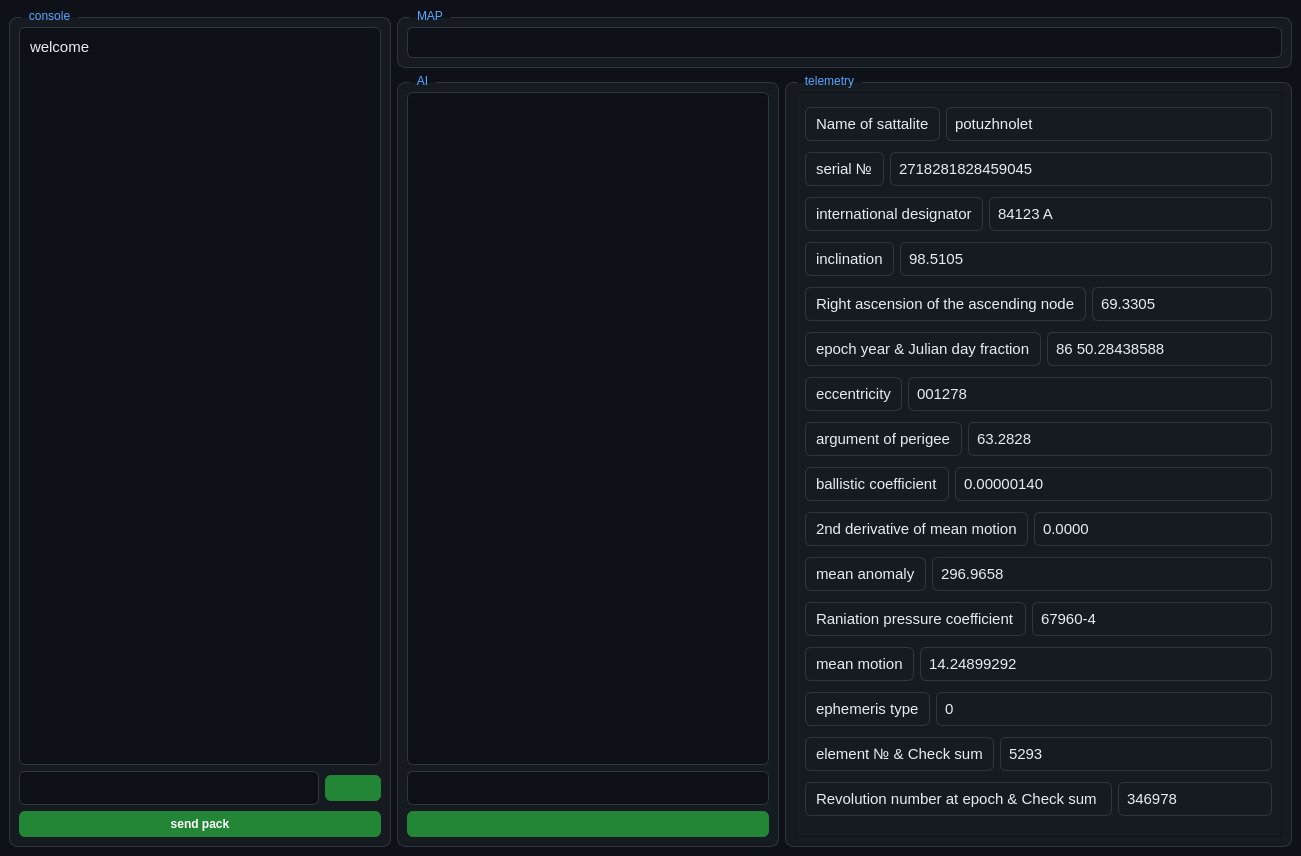
<?xml version="1.0" encoding="UTF-8"?>
<ui version="4.0">
 <class>MainWindow</class>
 <widget class="QMainWindow" name="MainWindow">
  <property name="geometry">
   <rect>
    <x>0</x>
    <y>0</y>
    <width>1301</width>
    <height>856</height>
   </rect>
  </property>
  <property name="windowTitle">
   <string>MainWindow</string>
  </property>
  <property name="styleSheet">
   <string notr="true">/* === ОБЩЕЕ === */
QMainWindow {
    background-color: #0e1117;
    color: #e6edf3;
    font-family: Segoe UI, Inter, Arial;
    font-size: 12px;
}

/* === ГРУППЫ (блоки) === */
QGroupBox {
    background-color: #161b22;
    border: 1px solid #30363d;
    border-radius: 8px;
    margin-top: 8px;
}

QGroupBox::title {
    subcontrol-origin: margin;
    left: 12px;
    padding: 0 6px;
    color: #58a6ff;
    font-weight: bold;
}

/* === ТЕКСТОВЫЕ ПОЛЯ === */
QTextEdit,
QPlainTextEdit,
QLineEdit,
QLabel {
    background-color: #0d1117;
    border: 1px solid #30363d;
    border-radius: 6px;
    padding: 6px;
    color: #e6edf3;
    selection-background-color: #238636;
	font-size: 11pt;
}

/* === КНОПКИ === */
QPushButton {
    background-color: #238636;
    border: none;
    border-radius: 6px;
    padding: 6px 12px;
    color: white;
    font-weight: bold;
}

QPushButton:hover {
    background-color: #2ea043;
	font-size: 11pt;
}

QPushButton:pressed {
    background-color: #196c2e;
}

/* === ЛЕЙБЛЫ === */
QLabel {
    color: #e6edf3;
}

/* === SCROLLBAR (чтобы не резало глаза) === */
QScrollBar:vertical {
    background: #0d1117;
    width: 10px;
}

QScrollBar::handle:vertical {
    background: #30363d;
    border-radius: 5px;
}
</string>
  </property>
  <widget class="QWidget" name="centralwidget">
   <property name="maximumSize">
    <size>
     <width>16777215</width>
     <height>16777215</height>
    </size>
   </property>
   <property name="styleSheet">
    <string notr="true">QWidget#centralwidget {
    background-color: #0e1117;
}
</string>
   </property>
   <layout class="QGridLayout" name="gridLayout">
    <item row="1" column="1" colspan="2">
     <widget class="QGroupBox" name="map">
      <property name="title">
       <string>MAP</string>
      </property>
      <layout class="QGridLayout" name="gridLayout_4">
       <item row="0" column="0">
        <widget class="QLabel" name="map_pic">
         <property name="text">
          <string/>
         </property>
         <property name="pixmap">
          <pixmap>map.jpg</pixmap>
         </property>
         <property name="scaledContents">
          <bool>true</bool>
         </property>
        </widget>
       </item>
      </layout>
      <widget class="QPushButton" name="HELP">
       <property name="geometry">
        <rect>
         <x>20</x>
         <y>470</y>
         <width>71</width>
         <height>41</height>
        </rect>
       </property>
       <property name="text">
        <string>HELP</string>
       </property>
      </widget>
     </widget>
    </item>
    <item row="2" column="1">
     <widget class="QGroupBox" name="AI_helper">
      <property name="title">
       <string>AI</string>
      </property>
      <layout class="QGridLayout" name="gridLayout_2">
       <item row="0" column="0">
        <layout class="QVBoxLayout" name="AI_Layout">
         <item>
          <widget class="QTextEdit" name="Answ">
           <property name="readOnly">
            <bool>true</bool>
           </property>
           <property name="html">
            <string>&lt;!DOCTYPE HTML PUBLIC &quot;-//W3C//DTD HTML 4.0//EN&quot; &quot;http://www.w3.org/TR/REC-html40/strict.dtd&quot;&gt;
&lt;html&gt;&lt;head&gt;&lt;meta name=&quot;qrichtext&quot; content=&quot;1&quot; /&gt;&lt;style type=&quot;text/css&quot;&gt;
p, li { white-space: pre-wrap; }
&lt;/style&gt;&lt;/head&gt;&lt;body style=&quot; font-family:'MS Shell Dlg 2'; font-size:11pt; font-weight:400; font-style:normal;&quot;&gt;
&lt;p style=&quot;-qt-paragraph-type:empty; margin-top:0px; margin-bottom:0px; margin-left:0px; margin-right:0px; -qt-block-indent:0; text-indent:0px;&quot;&gt;&lt;br /&gt;&lt;/p&gt;&lt;/body&gt;&lt;/html&gt;</string>
           </property>
          </widget>
         </item>
         <item>
          <widget class="QLineEdit" name="quest">
           <property name="text">
            <string/>
           </property>
          </widget>
         </item>
         <item>
          <widget class="QPushButton" name="sendAI">
           <property name="text">
            <string/>
           </property>
           <property name="icon">
            <iconset>
             <normaloff>ico_send.png</normaloff>ico_send.png</iconset>
           </property>
          </widget>
         </item>
        </layout>
       </item>
      </layout>
     </widget>
    </item>
    <item row="2" column="2">
     <widget class="QGroupBox" name="Telemetry">
      <property name="title">
       <string>telemetry</string>
      </property>
      <layout class="QGridLayout" name="gridLayout_3">
       <item row="0" column="0">
        <widget class="QScrollArea" name="scrollArea">
         <property name="styleSheet">
          <string notr="true">background-color: #161b22;</string>
         </property>
         <property name="widgetResizable">
          <bool>true</bool>
         </property>
         <widget class="QWidget" name="Telematry_Content">
          <property name="geometry">
           <rect>
            <x>0</x>
            <y>0</y>
            <width>459</width>
            <height>767</height>
           </rect>
          </property>
          <property name="styleSheet">
           <string notr="true">QWidget#centralwidget {
    background-color: #0e1117;
}
</string>
          </property>
          <layout class="QVBoxLayout" name="verticalLayout">
           <item>
            <layout class="QHBoxLayout" name="Name">
             <item>
              <widget class="QLabel" name="name_param">
               <property name="text">
                <string>Name of sattalite</string>
               </property>
              </widget>
             </item>
             <item>
              <widget class="QLineEdit" name="name_value">
               <property name="text">
                <string>potuzhnolet</string>
               </property>
              </widget>
             </item>
            </layout>
           </item>
           <item>
            <layout class="QHBoxLayout" name="Number">
             <item>
              <widget class="QLabel" name="num_param">
               <property name="text">
                <string>serial №</string>
               </property>
              </widget>
             </item>
             <item>
              <widget class="QLineEdit" name="num_value">
               <property name="text">
                <string>2718281828459045</string>
               </property>
               <property name="readOnly">
                <bool>true</bool>
               </property>
              </widget>
             </item>
            </layout>
           </item>
           <item>
            <layout class="QHBoxLayout" name="International_designator">
             <item>
              <widget class="QLabel" name="deignator_param">
               <property name="text">
                <string>international designator</string>
               </property>
              </widget>
             </item>
             <item>
              <widget class="QLineEdit" name="designator_value">
               <property name="text">
                <string>84123 A</string>
               </property>
               <property name="readOnly">
                <bool>true</bool>
               </property>
              </widget>
             </item>
            </layout>
           </item>
           <item>
            <layout class="QHBoxLayout" name="inclination">
             <item>
              <widget class="QLabel" name="iclination_param">
               <property name="text">
                <string>inclination</string>
               </property>
              </widget>
             </item>
             <item>
              <widget class="QLineEdit" name="inclination_value">
               <property name="text">
                <string>98.5105</string>
               </property>
               <property name="readOnly">
                <bool>true</bool>
               </property>
              </widget>
             </item>
            </layout>
           </item>
           <item>
            <layout class="QHBoxLayout" name="Right_ascenadion">
             <item>
              <widget class="QLabel" name="ascendation_param">
               <property name="text">
                <string>Right ascension of the ascending node</string>
               </property>
              </widget>
             </item>
             <item>
              <widget class="QLineEdit" name="ascendation_value">
               <property name="text">
                <string>69.3305</string>
               </property>
               <property name="readOnly">
                <bool>true</bool>
               </property>
              </widget>
             </item>
            </layout>
           </item>
           <item>
            <layout class="QHBoxLayout" name="date_time_fraction">
             <item>
              <widget class="QLabel" name="date_time_pararm">
               <property name="text">
                <string>epoch year &amp; Julian day fraction</string>
               </property>
              </widget>
             </item>
             <item>
              <widget class="QLineEdit" name="date_time_value">
               <property name="text">
                <string>86 50.28438588</string>
               </property>
               <property name="readOnly">
                <bool>true</bool>
               </property>
              </widget>
             </item>
            </layout>
           </item>
           <item>
            <layout class="QHBoxLayout" name="eccentricity">
             <item>
              <widget class="QLabel" name="eccentricity_param">
               <property name="text">
                <string>eccentricity</string>
               </property>
              </widget>
             </item>
             <item>
              <widget class="QLineEdit" name="eccentricity_value">
               <property name="text">
                <string>001278</string>
               </property>
               <property name="readOnly">
                <bool>true</bool>
               </property>
              </widget>
             </item>
            </layout>
           </item>
           <item>
            <layout class="QHBoxLayout" name="argument_of_perrige">
             <item>
              <widget class="QLabel" name="perrige_param">
               <property name="text">
                <string>argument of perigee</string>
               </property>
              </widget>
             </item>
             <item>
              <widget class="QLineEdit" name="perrige_value">
               <property name="text">
                <string>63.2828</string>
               </property>
               <property name="readOnly">
                <bool>true</bool>
               </property>
              </widget>
             </item>
            </layout>
           </item>
           <item>
            <layout class="QHBoxLayout" name="ballistic_cfcnt">
             <item>
              <widget class="QLabel" name="ballistic_param">
               <property name="text">
                <string>ballistic coefficient</string>
               </property>
              </widget>
             </item>
             <item>
              <widget class="QLineEdit" name="ballistic_value">
               <property name="text">
                <string>0.00000140</string>
               </property>
               <property name="readOnly">
                <bool>true</bool>
               </property>
              </widget>
             </item>
            </layout>
           </item>
           <item>
            <layout class="QHBoxLayout" name="_2nd_dirrative">
             <item>
              <widget class="QLabel" name="dirrative_param">
               <property name="text">
                <string>2nd derivative of mean motion</string>
               </property>
              </widget>
             </item>
             <item>
              <widget class="QLineEdit" name="dirrative_value">
               <property name="text">
                <string>0.0000</string>
               </property>
               <property name="readOnly">
                <bool>true</bool>
               </property>
              </widget>
             </item>
            </layout>
           </item>
           <item>
            <layout class="QHBoxLayout" name="mean_anomaly">
             <item>
              <widget class="QLabel" name="anomaly_param">
               <property name="text">
                <string>mean anomaly</string>
               </property>
              </widget>
             </item>
             <item>
              <widget class="QLineEdit" name="anomaly_value">
               <property name="text">
                <string>296.9658</string>
               </property>
               <property name="readOnly">
                <bool>true</bool>
               </property>
              </widget>
             </item>
            </layout>
           </item>
           <item>
            <layout class="QHBoxLayout" name="Radiation_pressure">
             <item>
              <widget class="QLabel" name="pressure_param">
               <property name="text">
                <string>Raniation pressure coefficient</string>
               </property>
              </widget>
             </item>
             <item>
              <widget class="QLineEdit" name="pressure_value">
               <property name="text">
                <string>67960-4</string>
               </property>
               <property name="readOnly">
                <bool>true</bool>
               </property>
              </widget>
             </item>
            </layout>
           </item>
           <item>
            <layout class="QHBoxLayout" name="mean_motion">
             <item>
              <widget class="QLabel" name="mean_motion_param">
               <property name="text">
                <string>mean motion</string>
               </property>
              </widget>
             </item>
             <item>
              <widget class="QLineEdit" name="mean_motion_value">
               <property name="text">
                <string>14.24899292</string>
               </property>
               <property name="readOnly">
                <bool>true</bool>
               </property>
              </widget>
             </item>
            </layout>
           </item>
           <item>
            <layout class="QHBoxLayout" name="ephemeris_type">
             <item>
              <widget class="QLabel" name="ephemeris_param">
               <property name="text">
                <string>ephemeris type</string>
               </property>
              </widget>
             </item>
             <item>
              <widget class="QLineEdit" name="ephemeris_value">
               <property name="text">
                <string>0</string>
               </property>
               <property name="readOnly">
                <bool>true</bool>
               </property>
              </widget>
             </item>
            </layout>
           </item>
           <item>
            <layout class="QHBoxLayout" name="element_number">
             <item>
              <widget class="QLabel" name="element_param">
               <property name="text">
                <string>element № &amp; Check sum</string>
               </property>
              </widget>
             </item>
             <item>
              <widget class="QLineEdit" name="element_value">
               <property name="text">
                <string>5293</string>
               </property>
               <property name="readOnly">
                <bool>true</bool>
               </property>
              </widget>
             </item>
            </layout>
           </item>
           <item>
            <layout class="QHBoxLayout" name="rottation_speed">
             <item>
              <widget class="QLabel" name="rottation_param">
               <property name="text">
                <string>Revolution number at epoch &amp; Check sum </string>
               </property>
              </widget>
             </item>
             <item>
              <widget class="QLineEdit" name="rottation_value">
               <property name="text">
                <string>346978</string>
               </property>
               <property name="readOnly">
                <bool>true</bool>
               </property>
              </widget>
             </item>
            </layout>
           </item>
          </layout>
         </widget>
        </widget>
       </item>
      </layout>
     </widget>
    </item>
    <item row="1" column="0" rowspan="2">
     <widget class="QGroupBox" name="console">
      <property name="title">
       <string>console</string>
      </property>
      <layout class="QGridLayout" name="gridLayout_5">
       <item row="6" column="0">
        <widget class="QPushButton" name="sendPackButton">
         <property name="cursor">
          <cursorShape>PointingHandCursor</cursorShape>
         </property>
         <property name="text">
          <string>send pack</string>
         </property>
         <property name="flat">
          <bool>false</bool>
         </property>
        </widget>
       </item>
       <item row="2" column="0">
        <widget class="QTextEdit" name="consoleTextEdit">
         <property name="font">
          <font>
           <pointsize>11</pointsize>
          </font>
         </property>
         <property name="styleSheet">
          <string notr="true"/>
         </property>
         <property name="readOnly">
          <bool>true</bool>
         </property>
         <property name="html">
          <string>&lt;!DOCTYPE HTML PUBLIC &quot;-//W3C//DTD HTML 4.0//EN&quot; &quot;http://www.w3.org/TR/REC-html40/strict.dtd&quot;&gt;
&lt;html&gt;&lt;head&gt;&lt;meta name=&quot;qrichtext&quot; content=&quot;1&quot; /&gt;&lt;style type=&quot;text/css&quot;&gt;
p, li { white-space: pre-wrap; }
&lt;/style&gt;&lt;/head&gt;&lt;body style=&quot; font-family:'MS Shell Dlg 2'; font-size:11pt; font-weight:400; font-style:normal;&quot;&gt;
&lt;p style=&quot; margin-top:0px; margin-bottom:0px; margin-left:0px; margin-right:0px; -qt-block-indent:0; text-indent:0px;&quot;&gt;welcome&lt;/p&gt;&lt;/body&gt;&lt;/html&gt;</string>
         </property>
        </widget>
       </item>
       <item row="4" column="0">
        <layout class="QHBoxLayout" name="horizontalLayout">
         <item>
          <widget class="QLineEdit" name="commandLineEdit">
           <property name="text">
            <string/>
           </property>
          </widget>
         </item>
         <item>
          <widget class="QPushButton" name="sendCommandButton">
           <property name="sizePolicy">
            <sizepolicy hsizetype="Minimum" vsizetype="Fixed">
             <horstretch>0</horstretch>
             <verstretch>0</verstretch>
            </sizepolicy>
           </property>
           <property name="text">
            <string/>
           </property>
           <property name="icon">
            <iconset>
             <normaloff>ico_send.png</normaloff>ico_send.png</iconset>
           </property>
          </widget>
         </item>
        </layout>
       </item>
      </layout>
     </widget>
    </item>
   </layout>
  </widget>
 </widget>
 <resources/>
 <connections/>
</ui>
